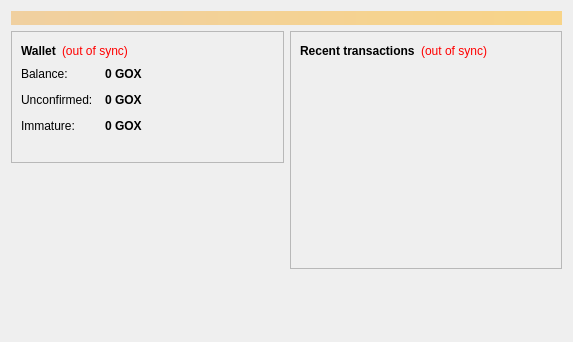
<?xml version="1.0" encoding="UTF-8"?>
<ui version="4.0">
 <class>OverviewPage</class>
 <widget class="QWidget" name="OverviewPage">
  <property name="geometry">
   <rect>
    <x>0</x>
    <y>0</y>
    <width>573</width>
    <height>342</height>
   </rect>
  </property>
  <property name="windowTitle">
   <string>Form</string>
  </property>
  <layout class="QVBoxLayout" name="topLayout">
   <item>
    <widget class="QLabel" name="labelAlerts">
     <property name="visible">
      <bool>false</bool>
     </property>
     <property name="styleSheet">
      <string notr="true">background-color: qlineargradient(x1: 0, y1: 0, x2: 1, y2: 0, stop:0 #F0D0A0, stop:1 #F8D488); color:#000000;</string>
     </property>
     <property name="wordWrap">
      <bool>true</bool>
     </property>
     <property name="margin">
      <number>3</number>
     </property>
    </widget>
   </item>
   <item>
    <layout class="QHBoxLayout" name="horizontalLayout" stretch="1,1">
     <item>
      <layout class="QVBoxLayout" name="verticalLayout_2">
       <item>
        <widget class="QFrame" name="frame">
         <property name="frameShape">
          <enum>QFrame::StyledPanel</enum>
         </property>
         <property name="frameShadow">
          <enum>QFrame::Raised</enum>
         </property>
         <layout class="QVBoxLayout" name="verticalLayout_4">
          <item>
           <layout class="QHBoxLayout" name="horizontalLayout_4">
            <item>
             <widget class="QLabel" name="label_5">
              <property name="font">
               <font>
                <weight>75</weight>
                <bold>true</bold>
               </font>
              </property>
              <property name="text">
               <string>Wallet</string>
              </property>
             </widget>
            </item>
            <item>
             <widget class="QLabel" name="labelWalletStatus">
              <property name="toolTip">
               <string>The displayed information may be out of date. Your wallet automatically synchronizes with the Litecoin network after a connection is established, but this process has not completed yet.</string>
              </property>
              <property name="styleSheet">
               <string notr="true">QLabel { color: red; }</string>
              </property>
              <property name="text">
               <string notr="true">(out of sync)</string>
              </property>
              <property name="alignment">
               <set>Qt::AlignLeading|Qt::AlignLeft|Qt::AlignVCenter</set>
              </property>
             </widget>
            </item>
            <item>
             <spacer name="horizontalSpacer_2">
              <property name="orientation">
               <enum>Qt::Horizontal</enum>
              </property>
              <property name="sizeHint" stdset="0">
               <size>
                <width>40</width>
                <height>20</height>
               </size>
              </property>
             </spacer>
            </item>
           </layout>
          </item>
          <item>
           <layout class="QFormLayout" name="formLayout_2">
            <property name="fieldGrowthPolicy">
             <enum>QFormLayout::AllNonFixedFieldsGrow</enum>
            </property>
            <property name="horizontalSpacing">
             <number>12</number>
            </property>
            <property name="verticalSpacing">
             <number>12</number>
            </property>
            <item row="0" column="0">
             <widget class="QLabel" name="label">
              <property name="text">
               <string>Balance:</string>
              </property>
             </widget>
            </item>
            <item row="0" column="1">
             <widget class="QLabel" name="labelBalance">
              <property name="font">
               <font>
                <weight>75</weight>
                <bold>true</bold>
               </font>
              </property>
              <property name="cursor">
               <cursorShape>IBeamCursor</cursorShape>
              </property>
              <property name="toolTip">
               <string>Your current balance</string>
              </property>
              <property name="text">
               <string notr="true">0 GOX</string>
              </property>
              <property name="textInteractionFlags">
               <set>Qt::LinksAccessibleByMouse|Qt::TextSelectableByKeyboard|Qt::TextSelectableByMouse</set>
              </property>
             </widget>
            </item>
            <item row="1" column="0">
             <widget class="QLabel" name="label_3">
              <property name="text">
               <string>Unconfirmed:</string>
              </property>
             </widget>
            </item>
            <item row="1" column="1">
             <widget class="QLabel" name="labelUnconfirmed">
              <property name="font">
               <font>
                <weight>75</weight>
                <bold>true</bold>
               </font>
              </property>
              <property name="cursor">
               <cursorShape>IBeamCursor</cursorShape>
              </property>
              <property name="toolTip">
               <string>Total of transactions that have yet to be confirmed, and do not yet count toward the current balance</string>
              </property>
              <property name="text">
               <string notr="true">0 GOX</string>
              </property>
              <property name="textInteractionFlags">
               <set>Qt::LinksAccessibleByMouse|Qt::TextSelectableByKeyboard|Qt::TextSelectableByMouse</set>
              </property>
             </widget>
            </item>
            <item row="2" column="0">
             <widget class="QLabel" name="labelImmatureText">
              <property name="text">
               <string>Immature:</string>
              </property>
             </widget>
            </item>
            <item row="2" column="1">
             <widget class="QLabel" name="labelImmature">
              <property name="font">
               <font>
                <weight>75</weight>
                <bold>true</bold>
               </font>
              </property>
              <property name="toolTip">
               <string>Mined balance that has not yet matured</string>
              </property>
              <property name="text">
               <string notr="true">0 GOX</string>
              </property>
              <property name="textInteractionFlags">
               <set>Qt::LinksAccessibleByMouse|Qt::TextSelectableByKeyboard|Qt::TextSelectableByMouse</set>
              </property>
             </widget>
            </item>
           </layout>	
          </item>
		  <item>
           <widget class="QLabel" name="label_wallet_bgcoin">
            <property name="text">
             <string/>
            </property>
            <property name="pixmap">
             <pixmap resource="../bitcoin.qrc">:/images/wallet_bgcoin</pixmap>
            </property>
            <property name="scaledContents">
             <bool>false</bool>
            </property>
            <property name="alignment">
             <set>Qt::AlignCenter</set>
            </property>
            <property name="margin">
             <number>-2</number>
            </property>
           </widget>
          </item>
         </layout>
        </widget>
       </item>
       <item>
        <spacer name="verticalSpacer">
         <property name="orientation">
          <enum>Qt::Vertical</enum>
         </property>
         <property name="sizeHint" stdset="0">
          <size>
           <width>20</width>
           <height>40</height>
          </size>
         </property>
        </spacer>
       </item>
      </layout>
     </item>
     <item>
      <layout class="QVBoxLayout" name="verticalLayout_3">
       <item>
        <widget class="QFrame" name="frame_2">
         <property name="frameShape">
          <enum>QFrame::StyledPanel</enum>
         </property>
         <property name="frameShadow">
          <enum>QFrame::Raised</enum>
         </property>
         <layout class="QVBoxLayout" name="verticalLayout">
          <item>
           <layout class="QHBoxLayout" name="horizontalLayout_2">
            <item>
             <widget class="QLabel" name="label_4">
              <property name="text">
               <string>&lt;b&gt;Recent transactions&lt;/b&gt;</string>
              </property>
             </widget>
            </item>
            <item>
             <widget class="QLabel" name="labelTransactionsStatus">
              <property name="toolTip">
               <string>The displayed information may be out of date. Your wallet automatically synchronizes with the Litecoin network after a connection is established, but this process has not completed yet.</string>
              </property>
              <property name="styleSheet">
               <string notr="true">QLabel { color: red; }</string>
              </property>
              <property name="text">
               <string notr="true">(out of sync)</string>
              </property>
              <property name="alignment">
               <set>Qt::AlignRight|Qt::AlignTrailing|Qt::AlignVCenter</set>
              </property>
             </widget>
            </item>
            <item>
             <spacer name="horizontalSpacer">
              <property name="orientation">
               <enum>Qt::Horizontal</enum>
              </property>
              <property name="sizeHint" stdset="0">
               <size>
                <width>40</width>
                <height>20</height>
               </size>
              </property>
             </spacer>
            </item>
           </layout>
          </item>
          <item>
           <widget class="QListView" name="listTransactions">
            <property name="styleSheet">
             <string notr="true">QListView { background: transparent; }</string>
            </property>
            <property name="frameShape">
             <enum>QFrame::NoFrame</enum>
            </property>
            <property name="verticalScrollBarPolicy">
             <enum>Qt::ScrollBarAlwaysOff</enum>
            </property>
            <property name="horizontalScrollBarPolicy">
             <enum>Qt::ScrollBarAlwaysOff</enum>
            </property>
            <property name="selectionMode">
             <enum>QAbstractItemView::NoSelection</enum>
            </property>
           </widget>
          </item>
         </layout>
        </widget>
       </item>
       <item>
        <spacer name="verticalSpacer_2">
         <property name="orientation">
          <enum>Qt::Vertical</enum>
         </property>
         <property name="sizeHint" stdset="0">
          <size>
           <width>20</width>
           <height>40</height>
          </size>
         </property>
        </spacer>
       </item>
      </layout>
     </item>
    </layout>
   </item>
  </layout>
 </widget>
 <resources/>
 <connections/>
</ui>
